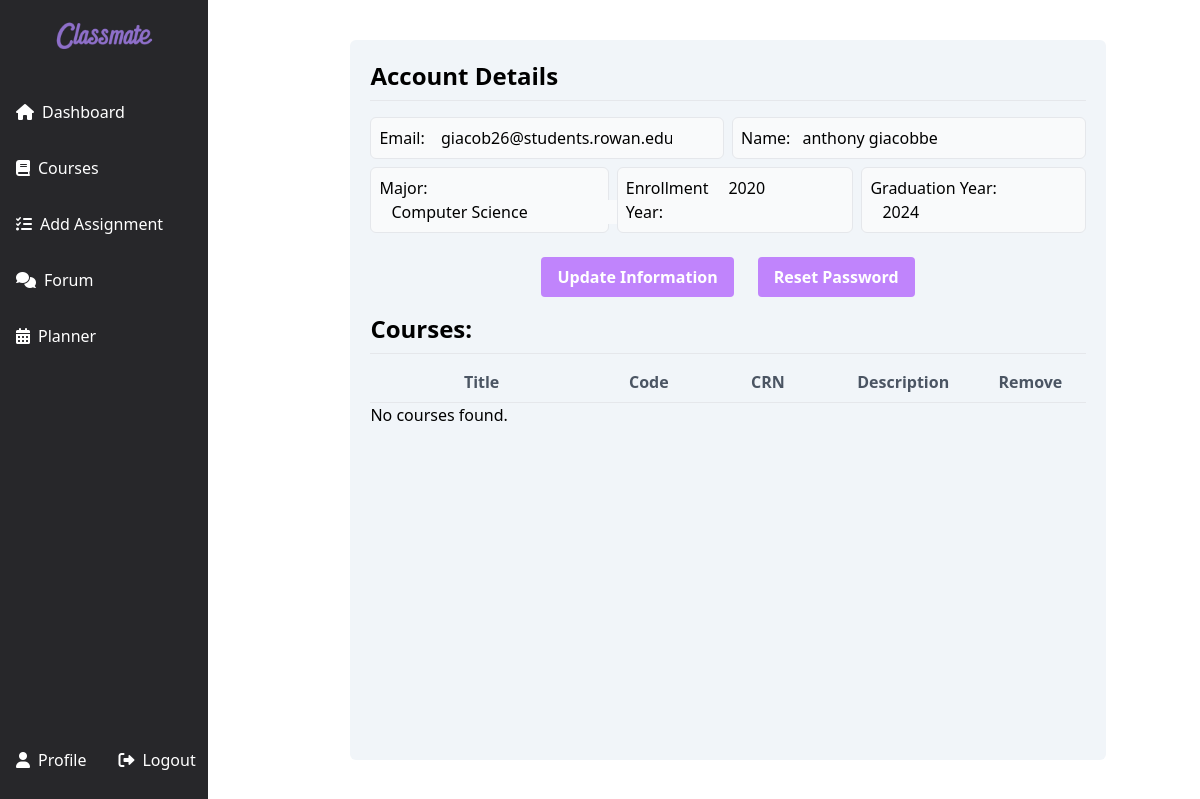
Before: /users/profile/ (signed in) with the older database file.
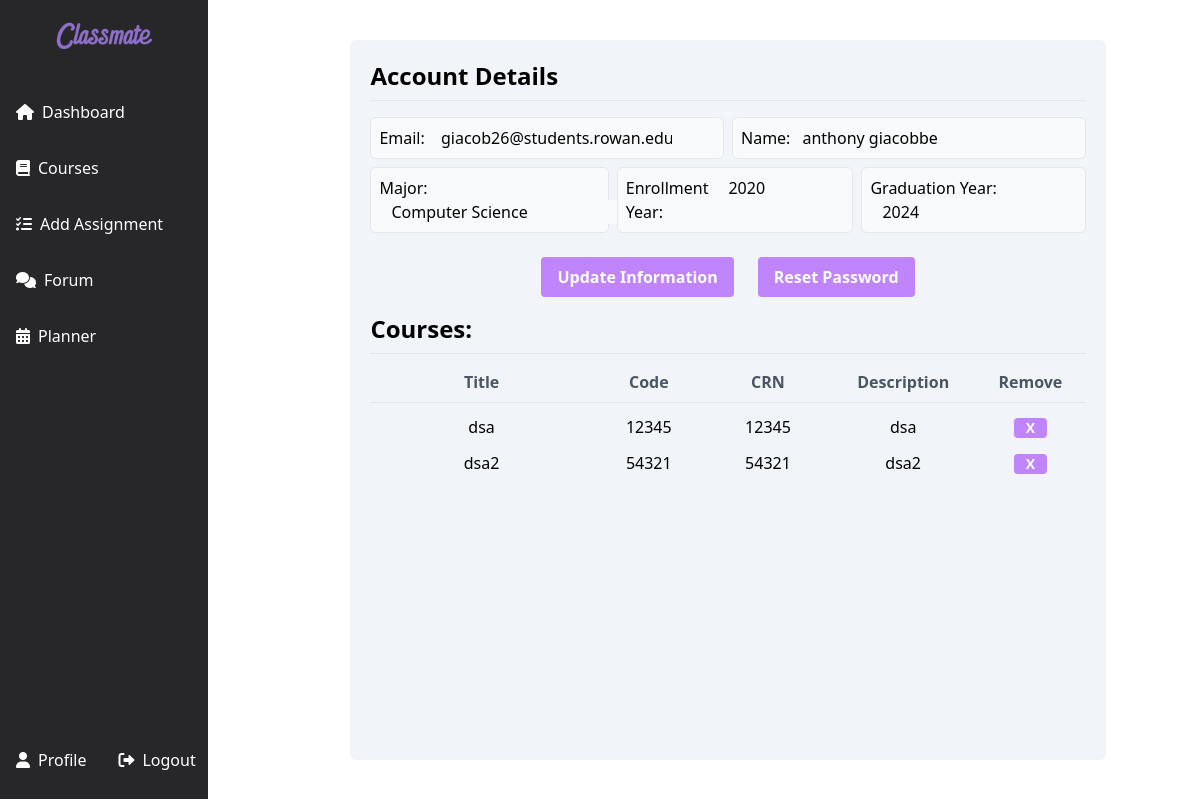
After: the same page with the newer database file.
### users/models.py (models this page shows, shortened)
class Student(models.Model):
    account = models.OneToOneField(User, on_delete=models.CASCADE)  # Use Django's built-in User model
    full_name = models.CharField(max_length=255, null=True, blank=True)
    major = models.CharField(max_length=255, null=True, blank=True)
    enrollment_year = models.IntegerField(null=True, blank=True)
    expected_graduation_year = models.IntegerField(null=True, blank=True)

### courses/models.py (models this page shows, shortened)
class Course(models.Model):
    course_name = models.CharField(max_length=255)
    course_code = models.IntegerField()
    crn = models.IntegerField()
    department = models.CharField(max_length=255)
    credit_hours = models.IntegerField()
    description = models.TextField()
    enrolled_students = models.ManyToManyField(Student, related_name='enrolled_courses')

### users/views.py (the view)
# urls.py: path('profile/', views.viewProfile, name='viewProfile'),
@login_required
def viewProfile(request):
    student = get_object_or_404(Student, account=request.user)
    user_courses = Course.objects.filter(enrolled_students=student)
    context = {
        'user_courses': user_courses,
    }
    return render(request, 'users/profile.html', context)

### users/templates/users/profile.html (shortened to what this page needs)
{% load static %}
<!DOCTYPE html>
<html lang="en">
<head>
    <link rel="stylesheet" href="https://cdnjs.cloudflare.com/ajax/libs/font-awesome/6.0.0-beta3/css/all.min.css">
    <script src="https://cdn.tailwindcss.com"></script>
</head>
<body class="flex">
    <div class="sidebar fixed inset-y-0 left-0 bg-zinc-800 text-white w-52 flex flex-col justify-between z-50">
        <div>
            <div class="p-4 flex justify-center items-center">
                <a href="{% url 'homepage' %}">
                    <img src="{% static 'classmate.png' %}" alt="Logo" class="h-10">
                </a>
            </div>
            <div class="flex-1 space-y-2 py-4 flex flex-col justify-center">
                <a href="{% url 'dashboard:dashboard' %}" class="flex items-center space-x-2 px-4 py-3 rounded-md hover:bg-zinc-700">
                    <i class="fas fa-home"></i>
                    <span>Dashboard</span>
                </a>
                <div class="group">
                    <a href="javascript:void(0);" id="courses-btn" class="flex items-center space-x-2 px-4 py-3 rounded-md hover:bg-zinc-700">
                        <i class="fas fa-book"></i>
                        <span>Courses</span>
                    </a>
                </div>
                <a href="{% url 'dashboard:add_assignment' %}" class="flex items-center space-x-2 px-4 py-3 rounded-md hover:bg-zinc-600">
                    <i class="fas fa-tasks"></i>
                    <span>Add Assignment</span>
                </a>
                <a href="{% url 'forum:courseList' %}" class="flex items-center space-x-2 px-4 py-3 rounded-md hover:bg-zinc-700">
                    <i class="fas fa-comments"></i>
                    <span>Forum</span>
                </a>
                <a href="{% url 'planner:monthly' %}" class="flex items-center space-x-2 px-4 py-3 rounded-md hover:bg-zinc-700">
                    <i class="fas fa-calendar-alt"></i>
                    <span>Planner</span>
                </a>
            </div>
        </div>
        <div class="pb-4 flex flex-row">
            <div>
                <a href="{% url 'user:viewProfile' %}" class="flex items-center space-x-2 px-4 py-3 rounded-md hover:bg-zinc-700">
                    <i class="fas fa-user"></i>
                    <span>Profile</span>
                </a>
            </div>
            <div>
                <a href="{% url 'logout' %}" class="flex items-center space-x-2 px-4 py-3 rounded-md hover:bg-zinc-700">
                    <i class="fas fa-sign-out-alt"></i>
                    <span>Logout</span>
                </a>
            </div>
        </div>
    </div>
    <div class="flex-1 ml-64 h-screen overflow-auto flex justify-center">
        <div class="bg-slate-100 p-5 rounded-md flex-col space-y-4 w-4/5 m-10">
            <h1 class="text-2xl font-bold pb-2 border-b">Account Details</h1>
            <form id="account-details-form" class="flex flex-col justify-between" hx-post="{% url 'user:updateProfile' %}" hx-target="#account-details-form" hx-swap="outerHTML">
                <div id="display-section">
                    <div class="flex">
                        <div class="p-2 border rounded-md w-1/2 bg-gray-50">
                            <label for="email">Email:</label>
                            <input id="email-display" class="bg-gray-50 pl-3" type="email" name="email" value="{{ user.email }}" readonly>
                        </div>
                        <div class="p-2 border rounded-md ml-2 w-1/2 bg-gray-50 flex flex-col">
                            <div class="flex flex-row">
                                <label for="full_name">Name:</label>
                                <input id="full-name-display" class="bg-gray-50 pl-3" type="text" name="full_name" value="{{ user.student.full_name }}" readonly>
                            </div>
                        </div>
                    </div>
                    <div class="flex mt-2">
                        <div class="p-2 border rounded-md w-1/3 bg-gray-50">
                            <label for="major">Major:</label>
                            <input id="major-display" class="bg-gray-50 pl-3" type="text" name="major" value="{{ user.student.major }}" readonly>
                        </div>
                        <div class="p-2 border rounded-md ml-2 w-1/3 bg-gray-50 flex flex-row">
                            <label for="enrollment_year" class="pr-2">Enrollment Year:</label>
                            <input id="enrollment-year-display" class="bg-gray-50 pl-3 h-6 w-32" type="number" name="enrollment_year" value="{{ user.student.enrollment_year }}" readonly>
                        </div>
                        <div class="p-2 border rounded-md ml-2 w-1/3 bg-gray-50">
                            <label for="graduation_year" class="pr-2">Graduation Year:</label>
                            <input id="graduation-year-display" class="bg-gray-50 pl-3 h-6 w-32" type="number" name="expected_graduation_year" value="{{ user.student.expected_graduation_year }}" readonly>
                        </div>
                    </div>
                </div>
                <div class="flex justify-center items-center space-x-6 mt-6">
                    <button type="submit" id="edit-update-btn" class="bg-purple-400 text-white font-bold py-2 px-4 rounded hover:bg-purple-500 transition duration-300">
                        Update Information
                    </button>
                    <button class="bg-purple-400 text-white font-bold py-2 px-4 rounded hover:bg-purple-500 transition duration-300" type="button">
                        Reset Password
                    </button>
                </div>
            </form>
                <h1 class="text-2xl font-bold pb-2 border-b">Courses:</h1>
                <div>
                    <div class="flex flex-row font-bold text-gray-600 justify-evenly">
                        <h1 class="w-52 text-center">Title</h1>
                        <h1 class="w-28 text-center">Code</h1>
                        <h1 class="w-28 text-center">CRN</h1>
                        <h1 class="w-36 text-center">Description</h1>
                        <h1 class="w-24 text-center">Remove</h1>
                    </div>
                    <h1 class="text-2xl font-bold pb-2 border-b"></h1>
                    {% for course in user_courses %}
                    <div class="flex flex-row h-6 mt-3 items-center justify-evenly">
                        <div class="w-52 text-center">
                            <span>{{ course.course_name }}</span>
                        </div>
                        <div class="w-28 text-center">
                            <span>{{ course.course_code }}</span>
                        </div>
                        <div class="w-28 text-center">
                            <span>{{ course.crn }}</span>
                        </div>
                        <div class="w-36 text-center">
                            <span>{{ course.description }}</span>
                        </div>
                        <div class="w-24 text-center">
                            <button class="bg-purple-400 text-sm text-white font-bold px-3 rounded hover:bg-purple-500 transition duration-300">X</button>
                        </div>
                    </div>
                    {% empty %}
                        <p>No courses found.</p>
                    {% endfor %}
                </div>
            </div>
    </div>
</body>
</html>

Changed rows visible on the page:
added Course: course_name "dsa", course_code "12345", crn "12345", description "dsa"
added Course: course_name "dsa2", course_code "54321", crn "54321", description "dsa2"
Other visible differences:
text no longer shown: "No courses found."
